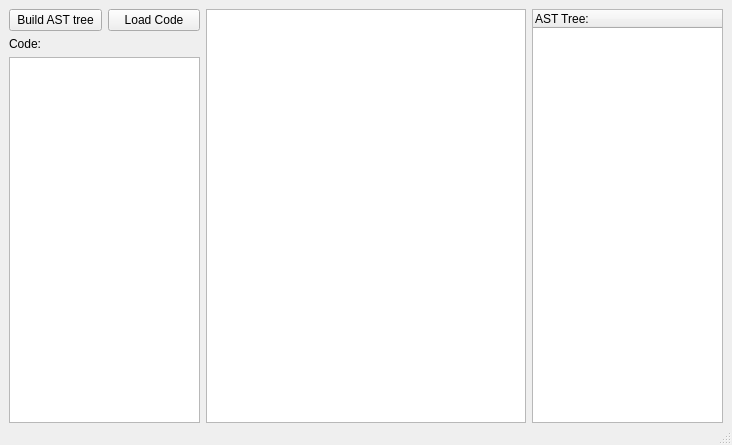
<?xml version="1.0" encoding="UTF-8"?>
<ui version="4.0">
 <class>MainWindow</class>
 <widget class="QMainWindow" name="MainWindow">
  <property name="geometry">
   <rect>
    <x>0</x>
    <y>0</y>
    <width>732</width>
    <height>445</height>
   </rect>
  </property>
  <property name="windowTitle">
   <string>MainWindow</string>
  </property>
  <widget class="QWidget" name="centralwidget">
   <layout class="QHBoxLayout" name="horizontalLayout" stretch="3,5,3">
    <property name="bottomMargin">
     <number>0</number>
    </property>
    <item>
     <layout class="QVBoxLayout" name="verticalLayout">
      <item>
       <layout class="QHBoxLayout" name="horizontalLayout_2">
        <item>
         <widget class="QPushButton" name="buildTreeButton">
          <property name="text">
           <string>Build AST tree</string>
          </property>
         </widget>
        </item>
        <item>
         <widget class="QPushButton" name="loadCodeButton">
          <property name="text">
           <string>Load Code</string>
          </property>
         </widget>
        </item>
       </layout>
      </item>
      <item>
       <widget class="QLabel" name="label">
        <property name="text">
         <string>Code:</string>
        </property>
       </widget>
      </item>
      <item>
       <widget class="QPlainTextEdit" name="codeTextEdit">
        <property name="plainText">
         <string/>
        </property>
       </widget>
      </item>
     </layout>
    </item>
    <item>
     <widget class="QGraphicsView" name="graphicsView"/>
    </item>
    <item>
     <widget class="QTreeWidget" name="ASTtreeWidget">
      <property name="showDropIndicator" stdset="0">
       <bool>true</bool>
      </property>
      <property name="dragEnabled">
       <bool>true</bool>
      </property>
      <property name="alternatingRowColors">
       <bool>false</bool>
      </property>
      <property name="rootIsDecorated">
       <bool>false</bool>
      </property>
      <property name="itemsExpandable">
       <bool>false</bool>
      </property>
      <property name="animated">
       <bool>false</bool>
      </property>
      <property name="allColumnsShowFocus">
       <bool>false</bool>
      </property>
      <property name="headerHidden">
       <bool>false</bool>
      </property>
      <property name="expandsOnDoubleClick">
       <bool>false</bool>
      </property>
      <column>
       <property name="text">
        <string>AST Tree:</string>
       </property>
      </column>
     </widget>
    </item>
   </layout>
  </widget>
  <widget class="QMenuBar" name="menubar">
   <property name="geometry">
    <rect>
     <x>0</x>
     <y>0</y>
     <width>732</width>
     <height>17</height>
    </rect>
   </property>
  </widget>
  <widget class="QStatusBar" name="statusbar"/>
 </widget>
 <resources/>
 <connections/>
</ui>
